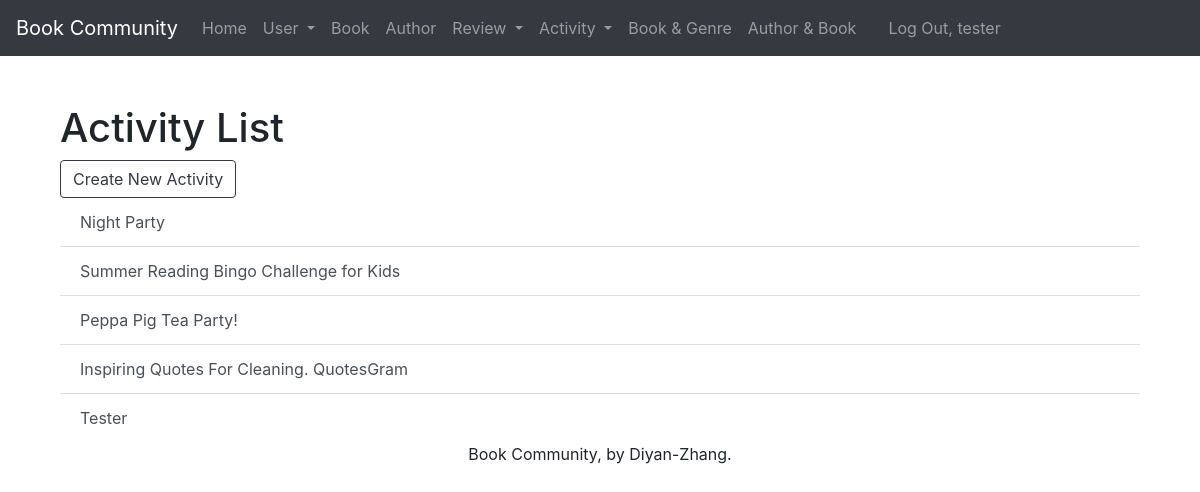
Screenshot of /activity/ (signed in) with the database file from the repository.
### webinfo/models.py (models this page shows, shortened)
class Activity(models.Model):
    activity_id = models.AutoField(primary_key=True)
    name = models.CharField(max_length=255)
    date = models.DateField(auto_now_add=False)
    time = models.TimeField(auto_now_add=False)
    address = models.CharField(max_length=255)
    description = models.TextField(default='NA')
    def __str__(self):
        return '%s' % self.name
    def get_absolute_url(self):
        return reverse('webinfo_activity_detail_urlpattern',
                       kwargs={'pk': self.pk}
                       )
    class Meta:
        ordering = ['date', 'time', 'name']
        constraints = [
            UniqueConstraint(fields=['name', 'date', 'address'], name='unique_activity')
        ]

### webinfo/views.py (the view)
class ActivityList(LoginRequiredMixin, PermissionRequiredMixin, PageLinksMixin, ListView):
    paginate_by = 10
    model = Activity
    permission_required = 'webinfo.view_activity'

### webinfo/utils.py (called while the page is built)
    def first_page(self, page):
        if page.number > 1:
            return self._page_urls(1)
        return None

    def previous_page(self, page):
        if (page.has_previous()
                and page.number > 2):
            return self._page_urls(
                page.previous_page_number())
        return None

    def next_page(self, page):
        last_page = page.paginator.num_pages
        if (page.has_next()
                and page.number < last_page - 1):
            return self._page_urls(
                page.next_page_number())
        return None

    def last_page(self, page):
        last_page = page.paginator.num_pages
        if page.number < last_page:
            return self._page_urls(last_page)
        return None

    def get_context_data(self, **kwargs):
        context = super().get_context_data(
            **kwargs)
        page = context.get('page_obj')
        if page is not None:
            context.update({
                'first_page_url':
                    self.first_page(page),
                'previous_page_url':
                    self.previous_page(page),
                'next_page_url':
                    self.next_page(page),
                'last_page_url':
                    self.last_page(page),
            })
        return context

### webinfo/templates/webinfo/activity_list.html (shortened to what this page needs)
{% extends 'webinfo/base.html' %}
{% block org_content %}
<h1 class="mt-5"> Activity List</h1>
    {% if perms.webinfo.add_activity %}
        <div class="mobile">
            <a href="{% url 'webinfo_activity_create_urlpattern' %}"
            class="btn btn-outline-dark">
                Create New Activity</a>
        </div>
    {% endif %}
    <ul class="list-group list-group-flush">
        {% for activity in activity_list %}
            <a href="{{ activity.get_absolute_url }}" class="list-group-item list-group-item-action">{{ activity }}</a>
        {% empty %}
            <em>There are currently no activities available.</em>
        {% endfor %}
    </ul>
{% endblock %}

### webinfo/templates/webinfo/base.html (shortened to what this page needs)
{% load static %}
<!DOCTYPE html>
<html lang="en">
<head>
    <link rel="stylesheet" href="https://cdn.jsdelivr.net/npm/bootstrap@4.6.1/dist/css/bootstrap.min.css">
</head>
<body>
<nav class="navbar navbar-expand-lg navbar-dark bg-dark">
  <a class="navbar-brand" href="#">Book Community</a>
  <div class="collapse navbar-collapse" id="navbarNav">
      <ul class="navbar-nav">
          <li class="nav-item">
              <a class="nav-link" href="{% url 'home_urlpattern' %}">Home</a>
          </li>
          <li class="nav-item dropdown">
              <a class="nav-link dropdown-toggle" href="#" id="navbarDropdownMenuLink" role="button" data-toggle="dropdown" aria-expanded="false">
                  User
              </a>
          </li>
          {% if perms.webinfo.view_book %}
              <li class="nav-item">
                  <a class="nav-link" href="{% url 'webinfo_book_list_urlpattern' %}">Book</a>
              </li>
          {% endif %}
          {% if perms.webinfo.view_author %}
              <li class="nav-item">
                  <a class="nav-link" href="{% url 'webinfo_author_list_urlpattern' %}">Author</a>
              </li>
          {% endif %}
          <li class="nav-item dropdown">
              <a class="nav-link dropdown-toggle" href="#" id="navbarDropdownMenuLink" role="button" data-toggle="dropdown" aria-expanded="false">
                  Review
              </a>
          </li>
          <li class="nav-item dropdown">
              <a class="nav-link dropdown-toggle" href="#" id="navbarDropdownMenuLink" role="button" data-toggle="dropdown" aria-expanded="false">
                  Activity
              </a>
          </li>
          {% if perms.webinfo.view_explain %}
              <li class="nav-item">
                  <a class="nav-link" href="{% url 'webinfo_explain_list_urlpattern' %}">Book & Genre</a>
              </li>
          {% endif %}
          {% if perms.webinfo.view_write %}
              <li class="nav-item">
                  <a class="nav-link" href="{% url 'webinfo_write_list_urlpattern' %}">Author & Book</a>
              </li>
          {% endif %}
      </ul>
      <ul class="navbar-nav px-3">
            {% if user.is_authenticated %}
                <li class="nav-item text-nowrap"><a class="nav-link" href="{% url 'logout_urlpattern' %}">
                    Log Out, {{ user.get_username }}</a></li>
            {% else %}
                <li class="nav-item text-nowrap"><a class="nav-link" href="{% url 'login_urlpattern' %}">
                    Log In</a></li>
            {% endif %}
      </ul>
  </div>
</nav>
<main role="main" class="flex-shrink-0">
    <div class="container">
        {% block content %}
            <div class="container">
                {% block org_content %}{% endblock %}
            </div>
        {% endblock %}
    </div>
</main>
 <footer class="mastfoot mt-auto">
    <div class="inner">
      <p class="text-center">Book Community, by Diyan-Zhang.</p>
    </div>
 </footer>
</body>
</html>

### rows the page displays
Activity: name "Night Party"
Activity: name "Summer Reading Bingo Challenge for Kids"
Activity: name "Peppa Pig Tea Party!"
Activity: name "Inspiring Quotes For Cleaning. QuotesGram"
Activity: name "Tester"

### other values shown
{{ user.get_username }} "tester"
